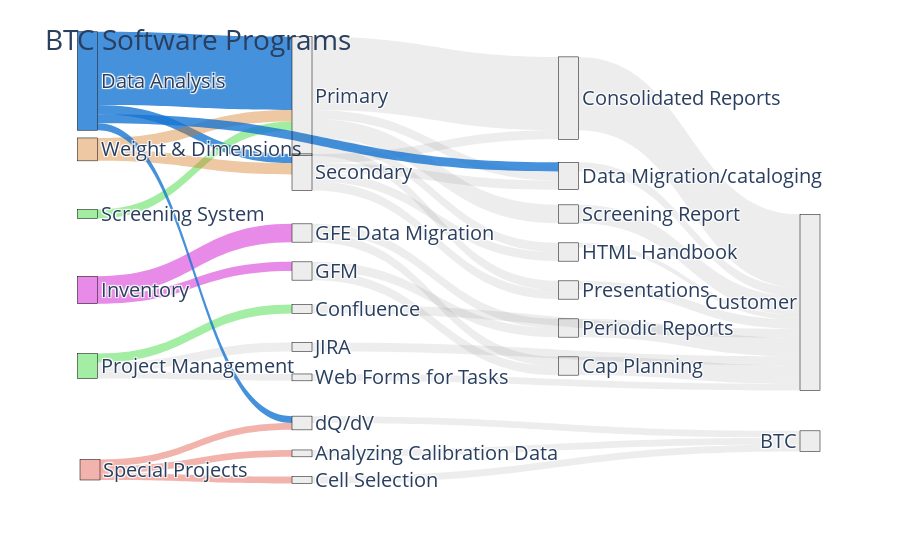

Notebook source saved alongside this figure:
### Code cell
import matplotlib.pyplot as plt
import plotly.graph_objects as go
import plotly.graph_objects as go
import plotly.express as px
plt.figure(figsize=(12, 16))
# Define the nodes and links
nodes = {
    "pad": 15,
    "thickness": 20,
    "line": dict(color="black", width=0.5),
    "label": [
        "Data Analysis",
        "Inventory",
        "Project Management",
        'Web Forms for Tasks',
        'Data Migration/cataloging',
        'Confluence',
        'Screening System',
        'Weight & Dimensions',
        'Primary',
        'Secondary',
        'GFE Data Migration',
        'JIRA',
        'Consolidated Reports',
        'HTML Handbook',
        'Presentations',
        'Periodic Reports',
        'Screening Report',
        'Customer',
        'Cap Planning',
        'GFM',
        'BTC',  # 20
        'Special Projects',
        'dQ/dV',
        'Analyzing Calibration Data',
        'Cell Selection',
    ],
    "color": [
        'rgba(24,  118, 210 , 0.80)',  # da
        'rgba(210,25,210, 0.5)',  # inv
        'rgba(25, 210, 28, 0.4)',  # Project M
        'rgba(80, 80, 80, 0.1)',  # Web task Forms
        'rgba(80, 80, 80, 0.1)',  # DM
        'rgba(80, 80, 80, 0.1)',  # Confluence
        'rgba(25, 210, 25, 0.4)',  # Screening
        'rgba(210, 117, 25, 0.4)',  # WD
        'rgba(80, 80, 80, 0.1)',  # PMDA
        'rgba(80, 80, 80, 0.1)',  # SDDA
        'rgba(80, 80, 80, 0.1)',  # GFE DAM
        'rgba(80, 80, 80, 0.1)',  # JIRA
        'rgba(80, 80, 80, 0.1)',  # consolidated reports
        'rgba(80, 80, 80, 0.1)',  # HTML
        'rgba(80, 80, 80, 0.1)',  # presentation
        'rgba(80, 80, 80, 0.1)',  # Periodic
        'rgba(80, 80, 80, 0.1)',  # screening report
        'rgba(80, 80, 80, 0.1)',  # customer
        'rgba(80, 80, 80, 0.1)',  # CAP Plan
        'rgba(80, 80, 80, 0.1)',  # GFM
        'rgba(80, 80, 80, 0.1)',  # BTC
        'rgba(220, 66, 48, 0.4)',  # Special Projects
        'rgba(80, 80, 80, 0.1)',  # dQ/dV
        'rgba(80, 80, 80, 0.1)',  # Analyzing calibration data
        'rgba(80, 80, 80, 0.1)',  # Cell Selection
    ]

}
links = {  # DA      Dap/das to deliverables  # D to PSC        #    Inventory     # Project Management     dm    screening                                                                       # Web task forms
    'source': [0, 0,  8,  8,  8, 9,   9,  9,   12, 13, 14,       1, 10, 15, 10, 18,     2, 2, 5, 11,         4,  6, 8, 16,      7, 7,  1,  19, 19,    8, 9, 0,  21, 21, 21, 22, 23, 24,      0,    2, 3],
    'target': [8, 9,  12, 13, 14, 12, 13, 14,   17, 17, 17,      10, 15, 17, 18, 17,    11, 5, 17, 17,       17, 8, 16, 17,      8, 9,  19,  15, 18,  4, 4, 4,  22, 23, 24, 20, 20, 20,      22,   3, 17],
    'value':  [3.2, 0.4, 3.2,  0.4,  0.4, 0.4,   0.4,  0.4, 3.2, 0.20,  0.4,      0.8,  0.4, 0.8, 0.4, 0.8,      0.4, 0.4,  0.4, 0.4,          0.4,  0.4,  0.8, 0.8,      0.5, 0.5,  0.4,   0.4, 0.4,     0.4, 0.4, 0.4,   0.3,  0.3,  0.3, 0.3,   0.3,  0.3,  0.3, 0.3, 0.3],
    # 'color': []
}

links['color'] = [
    "rgba(24,  118, 210 , 0.80)",  # DA to PDA
    "rgba(24,  118, 210 , 0.80)",  # Da to Sencodary
    'rgba(80, 80, 80, 0.1)',  # Primary to consolidated
    'rgba(80, 80, 80, 0.1)',  # PDA to HTML
    'rgba(80, 80, 80, 0.1)',  # PDA to presentation
    'rgba(80, 80, 80, 0.1)',  # SDA to consolidated
    'rgba(80, 80, 80, 0.1)',  # SDA to HTML
    'rgba(80, 80, 80, 0.1)',  # SDA to Presentation
    'rgba(80, 80, 80, 0.1)',  # Consolidated to PSC
    'rgba(80, 80, 80, 0.1)',  # HTML to PSC
    'rgba(80, 80, 80, 0.1)',  # Presentation to PSC
    'rgba(210,25,210, 0.5)',  # Inventory to GFE
    'rgba(80, 80, 80, 0.1)',  # GFE DM to Monthly
    'rgba(80, 80, 80, 0.1)',  # Monthly to PSC
    'rgba(80, 80, 80, 0.1)',  # GFE DM to CAP P
    'rgba(80, 80, 80, 0.1)',  # Cap P to PSC
    'rgba(80, 80, 80, 0.1)',  # PM to Jira
    'rgba(25, 210, 28, 0.4)',  # PM to confluence
    'rgba(80, 80, 80, 0.1)',  # confluence to PSC
    'rgba(80, 80, 80, 0.1)',  # JIRA to PSC
    'rgba(80, 80, 80, 0.1)',  # data migration to PSC
    'rgba(25, 210, 25, 0.4)',  # Screening to PDA
    'rgba(80, 80, 80, 0.1)',  # PDA to Screening report
    'rgba(80, 80, 80, 0.1)',  # Screening report to PSC
    'rgba(210, 117, 25, 0.4)',  # W&D to PDA
    'rgba(210, 117, 25, 0.4)',  # W&D to SDA
    'rgba(210,25,210, 0.5)',  # inventory to GFM
    'rgba(80, 80, 80, 0.1)',  # GFM to Monthly
    'rgba(80, 80, 80, 0.1)',  # GFM to CAP Planning
    'rgba(80, 80, 80, 0.1)',  # primary to data migration
    'rgba(80, 80, 80, 0.1)',  # secondary to data migration
    'rgba(24,  118, 210 , 0.80)',  # DA to data migration
    'rgba(220, 66, 48, 0.4)',  # SPP to cell selection
    'rgba(220, 66, 48, 0.4)',  # SPP to cell Analyzing calibration Data
    'rgba(220, 66, 48, 0.4)',  # SPP to cell Analyzing cell selection
    'rgba(80, 80, 80, 0.1)',  # dq/dv to BTC
    'rgba(80, 80, 80, 0.1)',  # ACB to BTC
    'rgba(80, 80, 80, 0.1)',  # Cell select to BTC
    'rgba(24,  118, 210 , 0.80)',  # Data analysis to dQ/dV
    'rgba(80, 80, 80, 0.1)',  # project management to web task forms
    'rgba(80, 80, 80, 0.1)',  # web task forms to PSC
]
# Define node positions (x and y coordinates)
node_positions = {
    "Data Analysis": (0.01, -0.05),
    "Inventory": (0.01, 0.50),
    "Project Management": (0.01, 0.70),
    "Data Migration/cataloging": (0.66, 0.2),
    "Web Forms for Tasks": (0.30, 0.73),
    "Screening System": (0.01, 0.30),
    "Confluence": (0.30, 0.55),
    "Weight & Dimensions": (0.01, 0.13),
    "Secondary": (0.30, 0.19),
    "Primary": (0.30, -0.01),
    "GFE Data Migration": (0.30, 0.35),
    "JIRA": (0.30, 0.65),
    "Consolidated Reports": (0.66, -0.005),
    "HTML Handbook": (0.66, 0.40),
    "Presentations": (0.66, 0.50),
    "Periodic Reports": (0.66, 0.60),
    "Screening Report": (0.66, 0.30),
    "Customer": (0.0, 0.0),
    "Cap Planning": (0.66, 0.70),
    "GFM": (0.30, 0.45),
    "BTC": (0.0, 0.0),
    "Special Projects": (0.0, 0.0),
    "dQ/dV": (0.30, 0.85),
    "Analyzing Calibration Data": (0.30, 0.93),
    "Cell Selection": (0.30, 1.0),
}

# Create a list of x and y coordinates for nodes
node_x = [node_positions[label][0] for label in nodes["label"]]
node_y = [node_positions[label][1] for label in nodes["label"]]

# Update the nodes dictionary with x and y coordinates
nodes["x"] = node_x
nodes["y"] = node_y
fig = go.Figure(go.Sankey(
    node=nodes,
    link=links
))
# MCSR
# Update layout and display the diagram
# Make GFE and GFM its ownn line
# add web based task forms
# add percentage from 0 to 9 depending on the amount of effort that we are putting into the project
# build a story with the lines
# Have colors

fig.update_layout(title_text="BTC Software Programs", font_size=20)
fig.show()
fig.write_image('images/fig6.png', width=1100, height=450)

### Figure 1 — Plotly figure (JSON) as saved in the notebook; plotly's stock layout.template omitted (floating-point values rounded to 4 significant figures)
{"data": [{"link": {"color": ["rgba(24,  118, 210 , 0.80)", "rgba(24,  118, 210 , 0.80)", "rgba(80, 80, 80, 0.1)", "rgba(80, 80, 80, 0.1)", "rgba(80, 80, 80, 0.1)", "rgba(80, 80, 80, 0.1)", "rgba(80, 80, 80, 0.1)", "rgba(80, 80, 80, 0.1)", "rgba(80, 80, 80, 0.1)", "rgba(80, 80, 80, 0.1)", "rgba(80, 80, 80, 0.1)", "rgba(210,25,210, 0.5)", "rgba(80, 80, 80, 0.1)", "rgba(80, 80, 80, 0.1)", "rgba(80, 80, 80, 0.1)", "rgba(80, 80, 80, 0.1)", "rgba(80, 80, 80, 0.1)", "rgba(25, 210, 28, 0.4)", "rgba(80, 80, 80, 0.1)", "rgba(80, 80, 80, 0.1)", "rgba(80, 80, 80, 0.1)", "rgba(25, 210, 25, 0.4)", "rgba(80, 80, 80, 0.1)", "rgba(80, 80, 80, 0.1)", "rgba(210, 117, 25, 0.4)", "rgba(210, 117, 25, 0.4)", "rgba(210,25,210, 0.5)", "rgba(80, 80, 80, 0.1)", "rgba(80, 80, 80, 0.1)", "rgba(80, 80, 80, 0.1)", "rgba(80, 80, 80, 0.1)", "rgba(24,  118, 210 , 0.80)", "rgba(220, 66, 48, 0.4)", "rgba(220, 66, 48, 0.4)", "rgba(220, 66, 48, 0.4)", "rgba(80, 80, 80, 0.1)", "rgba(80, 80, 80, 0.1)", "rgba(80, 80, 80, 0.1)", "rgba(24,  118, 210 , 0.80)", "rgba(80, 80, 80, 0.1)", "rgba(80, 80, 80, 0.1)"], "source": [0, 0, 8, 8, 8, 9, 9, 9, 12, 13, 14, 1, 10, 15, 10, 18, 2, 2, 5, 11, 4, 6, 8, 16, 7, 7, 1, 19, 19, 8, 9, 0, 21, 21, 21, 22, 23, 24, 0, 2, 3], "target": [8, 9, 12, 13, 14, 12, 13, 14, 17, 17, 17, 10, 15, 17, 18, 17, 11, 5, 17, 17, 17, 8, 16, 17, 8, 9, 19, 15, 18, 4, 4, 4, 22, 23, 24, 20, 20, 20, 22, 3, 17], "value": [3.2, 0.4, 3.2, 0.4, 0.4, 0.4, 0.4, 0.4, 3.2, 0.2, 0.4, 0.8, 0.4, 0.8, 0.4, 0.8, 0.4, 0.4, 0.4, 0.4, 0.4, 0.4, 0.8, 0.8, 0.5, 0.5, 0.4, 0.4, 0.4, 0.4, 0.4, 0.4, 0.3, 0.3, 0.3, 0.3, 0.3, 0.3, 0.3, 0.3, 0.3]}, "node": {"color": ["rgba(24,  118, 210 , 0.80)", "rgba(210,25,210, 0.5)", "rgba(25, 210, 28, 0.4)", "rgba(80, 80, 80, 0.1)", "rgba(80, 80, 80, 0.1)", "rgba(80, 80, 80, 0.1)", "rgba(25, 210, 25, 0.4)", "rgba(210, 117, 25, 0.4)", "rgba(80, 80, 80, 0.1)", "rgba(80, 80, 80, 0.1)", "rgba(80, 80, 80, 0.1)", "rgba(80, 80, 80, 0.1)", "rgba(80, 80, 80, 0.1)", "rgba(80, 80, 80, 0.1)", "rgba(80, 80, 80, 0.1)", "rgba(80, 80, 80, 0.1)", "rgba(80, 80, 80, 0.1)", "rgba(80, 80, 80, 0.1)", "rgba(80, 80, 80, 0.1)", "rgba(80, 80, 80, 0.1)", "rgba(80, 80, 80, 0.1)", "rgba(220, 66, 48, 0.4)", "rgba(80, 80, 80, 0.1)", "rgba(80, 80, 80, 0.1)", "rgba(80, 80, 80, 0.1)"], "label": ["Data Analysis", "Inventory", "Project Management", "Web Forms for Tasks", "Data Migration/cataloging", "Confluence", "Screening System", "Weight & Dimensions", "Primary", "Secondary", "GFE Data Migration", "JIRA", "Consolidated Reports", "HTML Handbook", "Presentations", "Periodic Reports", "Screening Report", "Customer", "Cap Planning", "GFM", "BTC", "Special Projects", "dQ/dV", "Analyzing Calibration Data", "Cell Selection"], "line": {"color": "black", "width": 0.5}, "pad": 15, "thickness": 20, "x": [0.01, 0.01, 0.01, 0.3, 0.66, 0.3, 0.01, 0.01, 0.3, 0.3, 0.3, 0.3, 0.66, 0.66, 0.66, 0.66, 0.66, 0, 0.66, 0.3, 0, 0, 0.3, 0.3, 0.3], "y": [-0.05, 0.5, 0.7, 0.73, 0.2, 0.55, 0.3, 0.13, -0.01, 0.19, 0.35, 0.65, -0.005, 0.4, 0.5, 0.6, 0.3, 0, 0.7, 0.45, 0, 0, 0.85, 0.93, 1]}, "type": "sankey"}], "layout": {"font": {"size": 20}, "title": {"text": "BTC Software Programs"}}}
